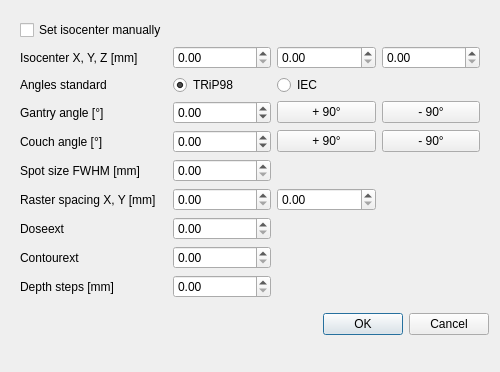
<?xml version="1.0" encoding="UTF-8"?>
<ui version="4.0">
 <class>FieldDialog</class>
 <widget class="QDialog" name="FieldDialog">
  <property name="geometry">
   <rect>
    <x>0</x>
    <y>0</y>
    <width>500</width>
    <height>372</height>
   </rect>
  </property>
  <property name="sizePolicy">
   <sizepolicy hsizetype="Fixed" vsizetype="Maximum">
    <horstretch>0</horstretch>
    <verstretch>10</verstretch>
   </sizepolicy>
  </property>
  <property name="minimumSize">
   <size>
    <width>500</width>
    <height>0</height>
   </size>
  </property>
  <property name="maximumSize">
   <size>
    <width>500</width>
    <height>16777215</height>
   </size>
  </property>
  <property name="windowTitle">
   <string>Field</string>
  </property>
  <layout class="QVBoxLayout" name="verticalLayout">
   <item>
    <widget class="QWidget" name="Field" native="true">
     <layout class="QGridLayout" name="gridLayout_2">
      <item row="4" column="2">
       <widget class="QPushButton" name="couch_pushButton_p90">
        <property name="sizePolicy">
         <sizepolicy hsizetype="Minimum" vsizetype="Fixed">
          <horstretch>0</horstretch>
          <verstretch>0</verstretch>
         </sizepolicy>
        </property>
        <property name="minimumSize">
         <size>
          <width>0</width>
          <height>0</height>
         </size>
        </property>
        <property name="text">
         <string>+ 90°</string>
        </property>
       </widget>
      </item>
      <item row="4" column="0">
       <widget class="QLabel" name="couch_label">
        <property name="text">
         <string>Couch angle [°]</string>
        </property>
       </widget>
      </item>
      <item row="3" column="3">
       <widget class="QPushButton" name="gantry_pushButton_m90">
        <property name="minimumSize">
         <size>
          <width>82</width>
          <height>0</height>
         </size>
        </property>
        <property name="text">
         <string>- 90°</string>
        </property>
       </widget>
      </item>
      <item row="4" column="1">
       <widget class="QDoubleSpinBox" name="couch_doubleSpinBox">
        <property name="sizePolicy">
         <sizepolicy hsizetype="Minimum" vsizetype="Fixed">
          <horstretch>0</horstretch>
          <verstretch>0</verstretch>
         </sizepolicy>
        </property>
        <property name="minimumSize">
         <size>
          <width>82</width>
          <height>0</height>
         </size>
        </property>
        <property name="maximumSize">
         <size>
          <width>1000</width>
          <height>16777215</height>
         </size>
        </property>
        <property name="minimum">
         <double>-400.000000000000000</double>
        </property>
        <property name="maximum">
         <double>400.000000000000000</double>
        </property>
       </widget>
      </item>
      <item row="9" column="0">
       <widget class="QLabel" name="contourext_label">
        <property name="text">
         <string>Contourext</string>
        </property>
       </widget>
      </item>
      <item row="5" column="0">
       <widget class="QLabel" name="spotSize_label">
        <property name="text">
         <string>Spot size FWHM [mm]</string>
        </property>
       </widget>
      </item>
      <item row="9" column="1">
       <widget class="QDoubleSpinBox" name="contourext_doubleSpinBox">
        <property name="sizePolicy">
         <sizepolicy hsizetype="Preferred" vsizetype="Fixed">
          <horstretch>0</horstretch>
          <verstretch>0</verstretch>
         </sizepolicy>
        </property>
        <property name="maximumSize">
         <size>
          <width>1000</width>
          <height>16777215</height>
         </size>
        </property>
        <property name="value">
         <double>0.000000000000000</double>
        </property>
       </widget>
      </item>
      <item row="3" column="0">
       <widget class="QLabel" name="gantry_label">
        <property name="text">
         <string>Gantry angle [°]</string>
        </property>
       </widget>
      </item>
      <item row="3" column="2">
       <widget class="QPushButton" name="gantry_pushButton_p90">
        <property name="minimumSize">
         <size>
          <width>0</width>
          <height>0</height>
         </size>
        </property>
        <property name="text">
         <string>+ 90°</string>
        </property>
       </widget>
      </item>
      <item row="1" column="0">
       <widget class="QLabel" name="isocenter_label">
        <property name="text">
         <string>Isocenter X, Y, Z [mm]</string>
        </property>
       </widget>
      </item>
      <item row="6" column="0">
       <widget class="QLabel" name="rasterSpace_label">
        <property name="text">
         <string>Raster spacing X, Y [mm]</string>
        </property>
       </widget>
      </item>
      <item row="10" column="0">
       <widget class="QLabel" name="depthStep_label">
        <property name="text">
         <string>Depth steps [mm]</string>
        </property>
       </widget>
      </item>
      <item row="6" column="1">
       <widget class="QDoubleSpinBox" name="rasterSpaceX_doubleSpinBox">
        <property name="sizePolicy">
         <sizepolicy hsizetype="Preferred" vsizetype="Fixed">
          <horstretch>0</horstretch>
          <verstretch>0</verstretch>
         </sizepolicy>
        </property>
        <property name="minimumSize">
         <size>
          <width>82</width>
          <height>0</height>
         </size>
        </property>
        <property name="maximumSize">
         <size>
          <width>16777215</width>
          <height>16777215</height>
         </size>
        </property>
        <property name="maximum">
         <double>99.989999999999995</double>
        </property>
        <property name="value">
         <double>0.000000000000000</double>
        </property>
       </widget>
      </item>
      <item row="4" column="3">
       <widget class="QPushButton" name="couch_pushButton_m90">
        <property name="minimumSize">
         <size>
          <width>0</width>
          <height>0</height>
         </size>
        </property>
        <property name="text">
         <string>- 90°</string>
        </property>
       </widget>
      </item>
      <item row="1" column="1">
       <widget class="QDoubleSpinBox" name="isocenterX_doubleSpinBox">
        <property name="sizePolicy">
         <sizepolicy hsizetype="Minimum" vsizetype="Fixed">
          <horstretch>0</horstretch>
          <verstretch>0</verstretch>
         </sizepolicy>
        </property>
        <property name="minimumSize">
         <size>
          <width>82</width>
          <height>0</height>
         </size>
        </property>
        <property name="maximumSize">
         <size>
          <width>1000</width>
          <height>16777215</height>
         </size>
        </property>
       </widget>
      </item>
      <item row="8" column="0">
       <widget class="QLabel" name="doseext_label">
        <property name="text">
         <string>Doseext</string>
        </property>
       </widget>
      </item>
      <item row="1" column="2">
       <widget class="QDoubleSpinBox" name="isocenterY_doubleSpinBox">
        <property name="sizePolicy">
         <sizepolicy hsizetype="Minimum" vsizetype="Fixed">
          <horstretch>0</horstretch>
          <verstretch>0</verstretch>
         </sizepolicy>
        </property>
        <property name="minimumSize">
         <size>
          <width>0</width>
          <height>0</height>
         </size>
        </property>
       </widget>
      </item>
      <item row="0" column="0">
       <widget class="QCheckBox" name="manualIsocenter_checkBox">
        <property name="text">
         <string>Set isocenter manually</string>
        </property>
       </widget>
      </item>
      <item row="10" column="1">
       <widget class="QDoubleSpinBox" name="depthStep_doubleSpinBox">
        <property name="sizePolicy">
         <sizepolicy hsizetype="Preferred" vsizetype="Fixed">
          <horstretch>0</horstretch>
          <verstretch>0</verstretch>
         </sizepolicy>
        </property>
        <property name="maximumSize">
         <size>
          <width>1000</width>
          <height>16777215</height>
         </size>
        </property>
        <property name="maximum">
         <double>99.989999999999995</double>
        </property>
        <property name="value">
         <double>0.000000000000000</double>
        </property>
       </widget>
      </item>
      <item row="5" column="1">
       <widget class="QDoubleSpinBox" name="spotSize_doubleSpinBox">
        <property name="sizePolicy">
         <sizepolicy hsizetype="Preferred" vsizetype="Fixed">
          <horstretch>0</horstretch>
          <verstretch>0</verstretch>
         </sizepolicy>
        </property>
        <property name="minimumSize">
         <size>
          <width>0</width>
          <height>0</height>
         </size>
        </property>
        <property name="maximumSize">
         <size>
          <width>1000</width>
          <height>16777215</height>
         </size>
        </property>
       </widget>
      </item>
      <item row="6" column="2">
       <widget class="QDoubleSpinBox" name="rasterSpaceY_doubleSpinBox">
        <property name="sizePolicy">
         <sizepolicy hsizetype="Preferred" vsizetype="Fixed">
          <horstretch>0</horstretch>
          <verstretch>0</verstretch>
         </sizepolicy>
        </property>
        <property name="minimumSize">
         <size>
          <width>0</width>
          <height>0</height>
         </size>
        </property>
        <property name="maximumSize">
         <size>
          <width>16777215</width>
          <height>16777215</height>
         </size>
        </property>
       </widget>
      </item>
      <item row="8" column="1">
       <widget class="QDoubleSpinBox" name="doseext_doubleSpinBox">
        <property name="sizePolicy">
         <sizepolicy hsizetype="Preferred" vsizetype="Fixed">
          <horstretch>0</horstretch>
          <verstretch>0</verstretch>
         </sizepolicy>
        </property>
        <property name="minimumSize">
         <size>
          <width>0</width>
          <height>0</height>
         </size>
        </property>
        <property name="maximumSize">
         <size>
          <width>1000</width>
          <height>16777215</height>
         </size>
        </property>
        <property name="value">
         <double>0.000000000000000</double>
        </property>
       </widget>
      </item>
      <item row="3" column="1">
       <widget class="QDoubleSpinBox" name="gantry_doubleSpinBox">
        <property name="sizePolicy">
         <sizepolicy hsizetype="Minimum" vsizetype="Fixed">
          <horstretch>0</horstretch>
          <verstretch>0</verstretch>
         </sizepolicy>
        </property>
        <property name="minimumSize">
         <size>
          <width>82</width>
          <height>0</height>
         </size>
        </property>
        <property name="maximumSize">
         <size>
          <width>1000</width>
          <height>16777215</height>
         </size>
        </property>
        <property name="minimum">
         <double>-400.000000000000000</double>
        </property>
        <property name="maximum">
         <double>400.000000000000000</double>
        </property>
        <property name="singleStep">
         <double>1.000000000000000</double>
        </property>
        <property name="value">
         <double>0.000000000000000</double>
        </property>
       </widget>
      </item>
      <item row="1" column="3">
       <widget class="QDoubleSpinBox" name="isocenterZ_doubleSpinBox">
        <property name="sizePolicy">
         <sizepolicy hsizetype="Minimum" vsizetype="Fixed">
          <horstretch>0</horstretch>
          <verstretch>0</verstretch>
         </sizepolicy>
        </property>
        <property name="minimumSize">
         <size>
          <width>82</width>
          <height>0</height>
         </size>
        </property>
       </widget>
      </item>
      <item row="2" column="0">
       <widget class="QLabel" name="anglesStandard_label">
        <property name="text">
         <string>Angles standard</string>
        </property>
       </widget>
      </item>
      <item row="2" column="1">
       <widget class="QRadioButton" name="anglesStandardTRiP_radio">
        <property name="text">
         <string>TRiP98</string>
        </property>
        <property name="checked">
         <bool>true</bool>
        </property>
       </widget>
      </item>
      <item row="2" column="2">
       <widget class="QRadioButton" name="anglesStandardIEC_radio">
        <property name="text">
         <string>IEC</string>
        </property>
       </widget>
      </item>
     </layout>
    </widget>
   </item>
   <item>
    <widget class="QDialogButtonBox" name="accept_ButtonBox">
     <property name="standardButtons">
      <set>QDialogButtonBox::Cancel|QDialogButtonBox::Ok</set>
     </property>
    </widget>
   </item>
   <item>
    <spacer name="verticalSpacer">
     <property name="orientation">
      <enum>Qt::Vertical</enum>
     </property>
     <property name="sizeHint" stdset="0">
      <size>
       <width>20</width>
       <height>40</height>
      </size>
     </property>
    </spacer>
   </item>
  </layout>
 </widget>
 <tabstops>
  <tabstop>manualIsocenter_checkBox</tabstop>
  <tabstop>isocenterX_doubleSpinBox</tabstop>
  <tabstop>isocenterY_doubleSpinBox</tabstop>
  <tabstop>isocenterZ_doubleSpinBox</tabstop>
  <tabstop>gantry_doubleSpinBox</tabstop>
  <tabstop>gantry_pushButton_p90</tabstop>
  <tabstop>gantry_pushButton_m90</tabstop>
  <tabstop>couch_doubleSpinBox</tabstop>
  <tabstop>couch_pushButton_p90</tabstop>
  <tabstop>couch_pushButton_m90</tabstop>
  <tabstop>spotSize_doubleSpinBox</tabstop>
  <tabstop>rasterSpaceX_doubleSpinBox</tabstop>
  <tabstop>rasterSpaceY_doubleSpinBox</tabstop>
  <tabstop>doseext_doubleSpinBox</tabstop>
  <tabstop>contourext_doubleSpinBox</tabstop>
  <tabstop>depthStep_doubleSpinBox</tabstop>
 </tabstops>
 <resources/>
 <connections/>
</ui>
